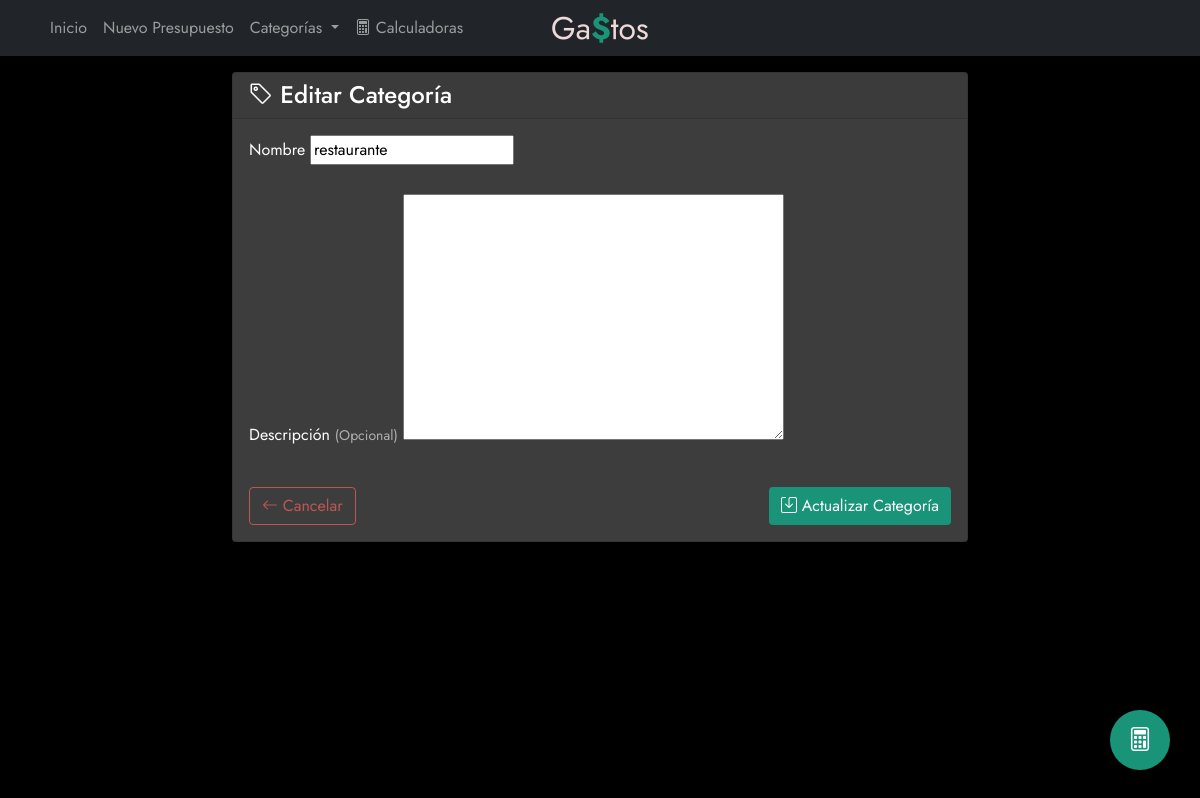
The app's page /categoria/1/editar/, older data.
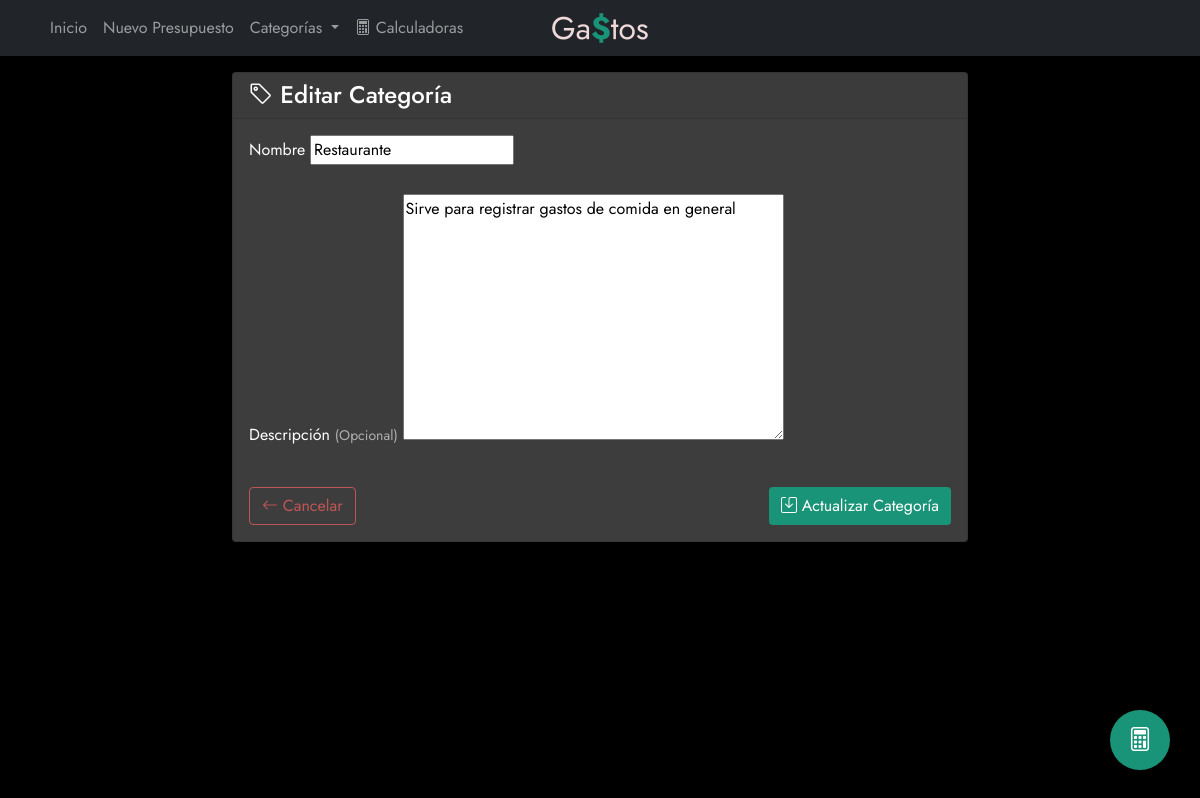
The same page, newer data.
### presupuestos/models.py (models this page shows, shortened)
class Categoria(models.Model):
    nombre = models.CharField(max_length=100)
    descripcion = models.TextField(blank=True, null=True)

### presupuestos/views.py (the view, shortened to what this page needs)
# urls.py: path('categoria/<int:pk>/editar/', views.CategoriaUpdateView.as_view(), name='editar_categoria'),
class CategoriaUpdateView(UpdateView):
    model = Categoria
    form_class = CategoriaForm
    template_name = 'presupuestos/categoria_form.html'
    success_url = reverse_lazy('presupuestos:listar_categorias')

### presupuestos/forms.py
class CategoriaForm(CapitalizeFieldsMixin, forms.ModelForm):
    class Meta:
        model = Categoria
        fields = ['nombre', 'descripcion']

### presupuestos/templates/presupuestos/categoria_form.html (shortened to what this page needs)
{% extends 'presupuestos/base.html' %}
{% block content %}
<div class="row justify-content-center">
    <div class="col-lg-8">
        <div class="card">
            <div class="card-header">
                <h4 class="mb-0">
                    <i class="bi bi-tag"></i>
                    {% if categoria %}Editar{% else %}Nueva{% endif %} Categoría
                </h4>
            </div>
            <div class="card-body">
                <form method="post">
                    <div class="mb-4">
                        <label for="{{ form.nombre.id_for_label }}" class="form-label">Nombre</label>
                        {{ form.nombre }}
                    </div>
                    <div class="mb-4">
                        <label for="{{ form.descripcion.id_for_label }}" class="form-label">Descripción <small class="text-muted">(Opcional)</small></label>
                        {{ form.descripcion }}
                    </div>
                    <div class="d-flex justify-content-between pt-2">
                        <a href="{% if categoria %}{% url 'presupuestos:listar_categorias' %}{% else %}{% url 'presupuestos:index' %}{% endif %}" class="btn btn-outline-danger">
                            <i class="bi bi-arrow-left"></i> Cancelar
                        </a>
                        <button type="submit" class="btn btn-primary">
                            <i class="bi bi-save"></i> {% if categoria %}Actualizar{% else %}Crear{% endif %} Categoría
                        </button>
                    </div>
                </form>
            </div>
        </div>
    </div>
</div>
{% endblock %}

Row changes from the older to the newer data that the page shows:
changed Categoria: nombre "restaurante" → "Restaurante"; descripcion (not shown) → "Sirve para registrar gastos de comida en general"
